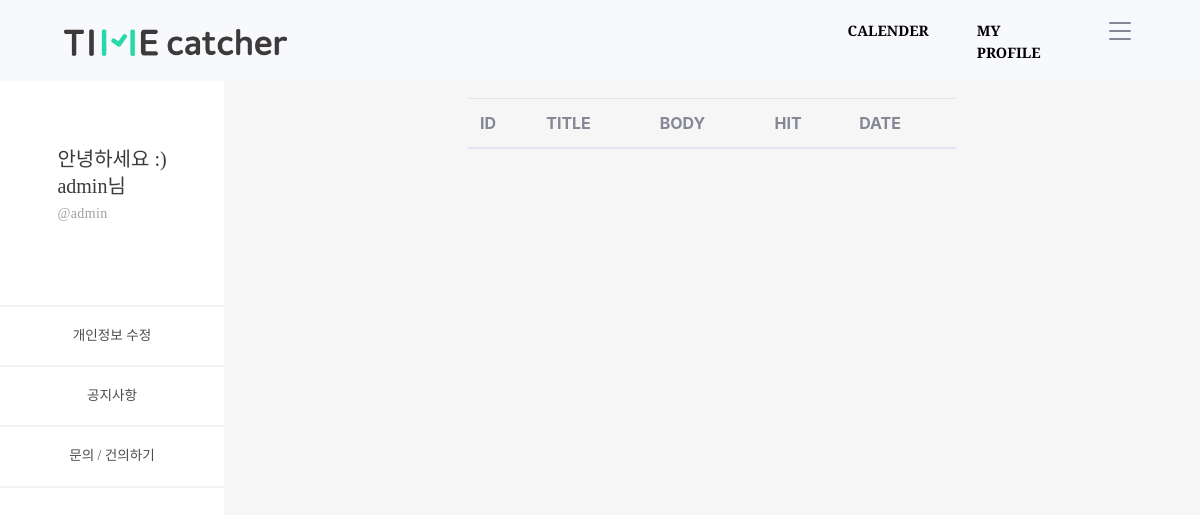
The page /timeApp/notices/ (signed in) on the database as committed earlier.
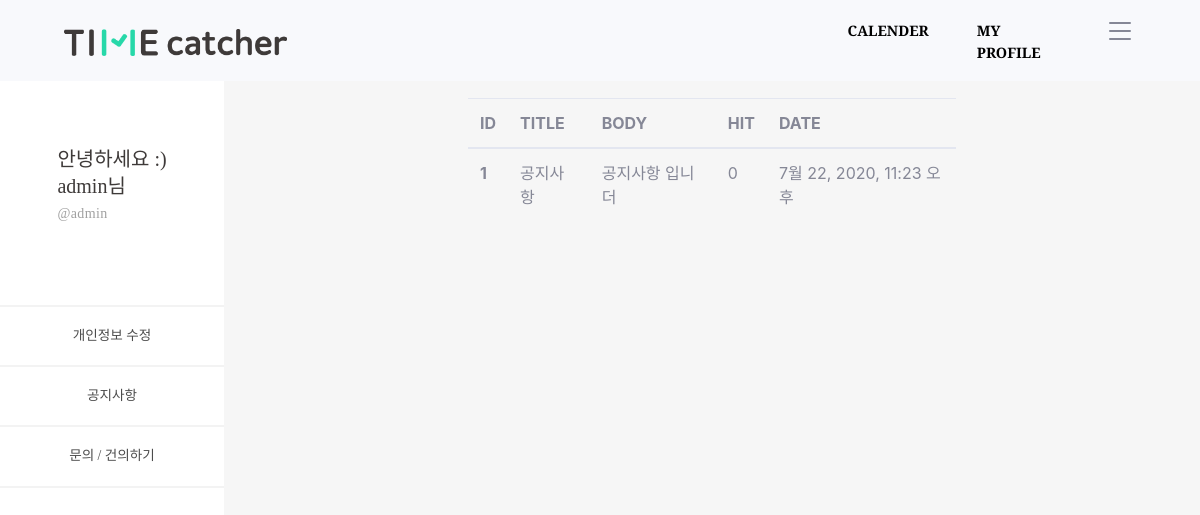
The same page on the database as committed later.
### timeApp/models.py (models this page shows, shortened)
class Notices(models.Model):
    objects = models.Manager()
    n_title = models.CharField(max_length=100)
    n_body = models.TextField()
    n_hit = models.PositiveIntegerField(default=0)
    n_input_date = models.DateTimeField('date published', default=timezone.now)

### timeApp/views.py (the view)
# urls.py: path('notices/', views.notices, name='notices'),
def notices(request):
    notices = Notices.objects.all().order_by('-id')
    conn_user = request.user
    conn_profile = Profile.objects.get(user=conn_user)
    context = {
        'id' : conn_user.username,
        'nick' : conn_profile.nick,
        'notices' : notices,
    }
    return render(request, 'notices.html', context=context)

### timeApp/templates/notices.html
{% extends 'base_side.html' %}
{% load static %}
{% block content_side %}
<div id="content-wrapper" style="background-color: #f6f6f6;" class="d-flex justify-content-center">
  <div class="cantrion" style="margin-top: 10%; width: 50%;">
    <table class="table">
      <thead>
        <tr>
          <th scope="col">ID</th>
          <th scope="col">TITLE</th>
          <th scope="col">BODY</th>
          <th scope="col">HIT</th>
          <th scope="col">DATE</th>
        </tr>
      </thead>
      <tbody>
        <tr>
          {% for notice in notices.all %}
          <th scope="row">{{ notice.id }}</th>
          <td>{{ notice.n_title }}</td>
          <td>{{ notice.n_body }}</td>
          <td>{{ notice.n_hit }}</td>
          <td>{{ notice.n_input_date }}</td>
          {% endfor %}
        </tr>
      </tbody>
    </table>
  </div>
</div>
{% endblock %}

Rows that differ between the two databases and show on the page:
added Notices: id "1", n_title "공지사항", n_body "공지사항 입니더", n_hit "0", n_input_date "7월 22, 2020, 11:23 오후"
